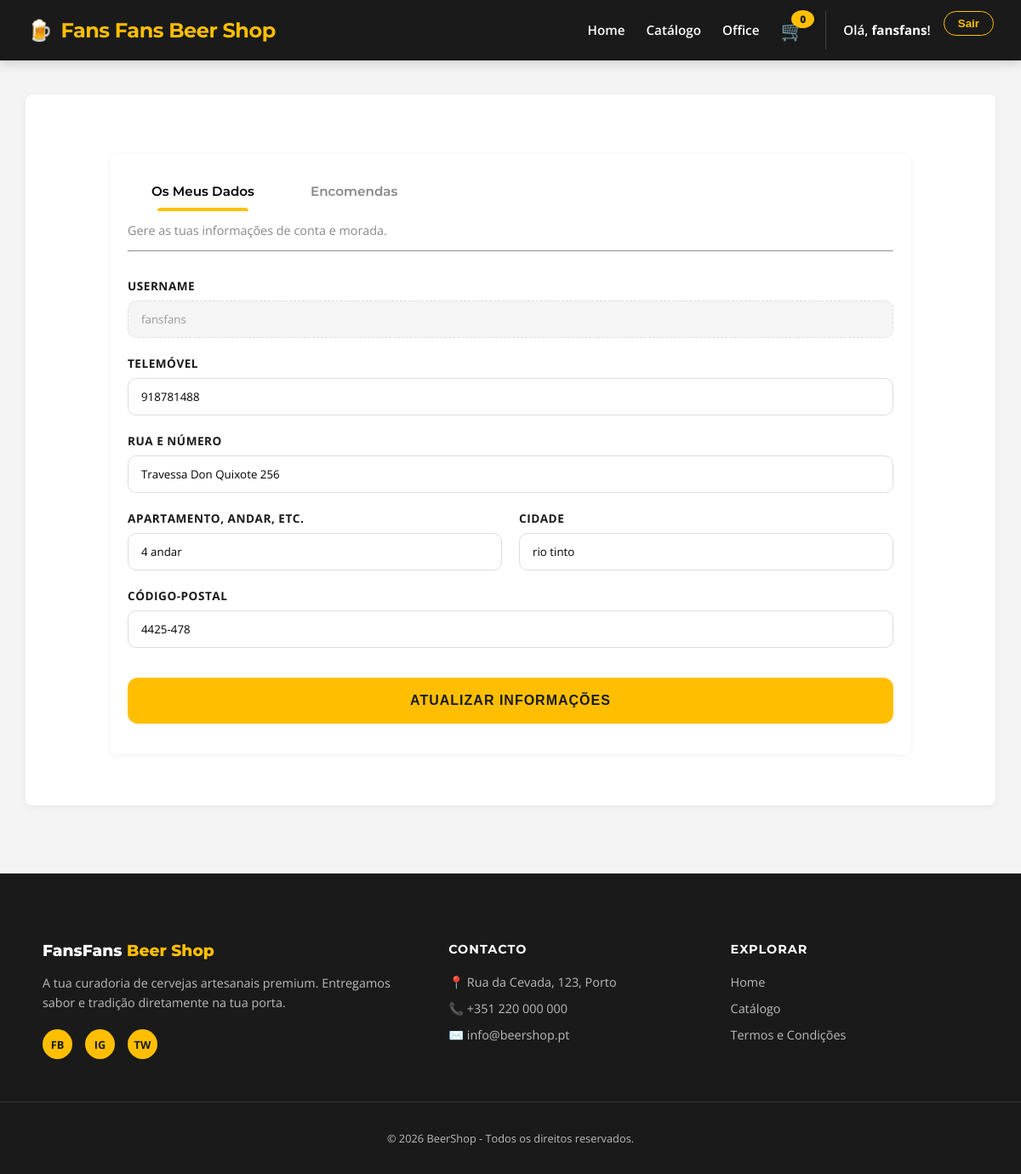
/accounts/profile/ (signed in), run on the app's committed database.
### accounts/models.py (models this page shows, shortened)
class Profile(models.Model):
    user = models.OneToOneField(User, on_delete=models.CASCADE)
    phone = models.CharField(max_length=20, blank=True)
    address1 = models.CharField(max_length=200, blank=True)
    address2 = models.CharField(max_length=200, blank=True, verbose_name="Apartamento/Andar")
    city = models.CharField(max_length=100, blank=True)
    zip_code = models.CharField(max_length=20, blank=True)

### accounts/views.py (the view)
# urls.py: path('accounts/profile/', account_views.profile_view, name='profile'),
@login_required
def profile_view(request):
    profile, _ = Profile.objects.get_or_create(user=request.user)
    orders = Order.objects.filter(user=request.user).order_by('-created')
    if request.method == 'POST':
        form = ProfileForm(request.POST, instance=profile)
        if form.is_valid():
            form.save()
            messages.success(request, 'Informação atualizada com sucesso!')
            return redirect('profile')
    else:
        form = ProfileForm(instance=profile)
    return render(request, 'accounts/profile.html', {
        'form': form,
        'profile': profile,
        'orders': orders
    })

### accounts/forms.py
class ProfileForm(forms.ModelForm):
    class Meta:
        model = Profile
        fields = ['phone', 'address1', 'address2', 'city', 'zip_code']
        labels = {
            'phone': 'Telemóvel',
            'address1': 'Rua e Número',
            'address2': 'Apartamento, andar, etc.',
            'city': 'Cidade',
            'zip_code': 'Código-Postal',
        }

### beer_shop/cart.py (called while the page is built)
    def __len__(self):
        return sum(item['qty'] for item in self.cart.values())

### beer_shop/context_processor.py (called while the page is built)
def cart(request):
    return {'cart': Cart(request)}

### templates/accounts/profile.html (shortened to what this page needs)
{% extends 'base.html' %}
{% load static %}
{% block content %}
<div class="container" style="margin-top: 50px; max-width: 900px;">
    <div class="tabs-wrapper" style="display: flex; gap: 10px; margin-bottom: -1px; position: relative; z-index: 1;">
        <button onclick="openTab('dados')" id="btn-dados" class="tab-btn active">Os Meus Dados</button>
        <button onclick="openTab('encomendas')" id="btn-encomendas" class="tab-btn">Encomendas</button>
    </div>
    <div class="profile-main-card">
        <div id="tab-dados" class="tab-content">
            <div class="profile-header">
                <p style="color: #888; font-size: 0.9rem;">Gere as tuas informações de conta e morada.</p>
                <hr>
            </div>
            <form method="POST" class="profile-form">
                <div class="form-grid">
                    <div class="form-group full-width">
                        <label>Username</label>
                        <input type="text" value="{{ request.user.username }}" disabled class="input-disabled">
                    </div>
                    {% for field in form %}
                        <div class="form-group {% if field.name == 'address1' or forloop.first or forloop.last %}full-width{% endif %}">
                            <label for="{{ field.id_for_label }}">{{ field.label }}</label>
                            {{ field }}
                        </div>
                    {% endfor %}
                </div>
                <button type="submit" class="btn-update">ATUALIZAR INFORMAÇÕES</button>
            </form>
        </div>
    </div>
</div>
{% endblock %}

### templates/base.html (shortened to what this page needs)
{% load static %}
<link rel="stylesheet" href="{% static 'css/style.css' %}">
<!DOCTYPE html>
<html lang="pt-PT">
<head>
</head>
<body>
    <nav>
        <a href="{% url 'home' %}" class="nav-brand">
            <span>🍺</span> Fans Fans Beer Shop
        </a>
        <div class="nav-links">
            <a href="{% url 'home' %}">Home</a>
            <a href="{% url 'product_list' %}">Catálogo</a>
            {% if user.is_authenticated and user.is_staff %}
            <a href="{% url 'admin:index' %}">Office</a>
            {% endif %}
            <a href="{% url 'cart_summary' %}" class="nav-cart">
                <span class="cart-icon">🛒</span>
                <span id="cart-qty" class="cart-badge">{{ cart|length }}</span>
            </a>
            <div class="user-section">
                {% if user.is_authenticated %}
                <a href="{% url 'profile' %}" class="welcome-text" style="text-decoration: none;">
                    Olá, <strong>{{ user.username }}</strong>!
                </a>
                <form action="{% url 'logout' %}" method="post" style="display: inline;">
                    <button type="submit" class="btn-logout">Sair</button>
                </form>
            </div>
            {% else %}
            <a href="{% url 'login' %}">Login</a>
            <a href="{% url 'register' %}" class="btn-login">Register</a>
            {% endif %}
        </div>
    </nav>
    <div class="container">
        {% block content %}
        {% endblock %}
    </div>
    <footer class="main-footer">
        <div class="footer-container">
            <div class="footer-section">
                <h3 class="footer-logo">FansFans <span>Beer Shop</span></h3>
                <p>A tua curadoria de cervejas artesanais premium. Entregamos sabor e tradição diretamente na tua porta.
                </p>
                <div class="social-icons">
                    <a href="#">FB</a>
                    <a href="#">IG</a>
                    <a href="#">TW</a>
                </div>
            </div>
            <div class="footer-section">
                <h4>Contacto</h4>
                <ul>
                    <li>📍 Rua da Cevada, 123, Porto</li>
                    <li>📞 +351 220 000 000</li>
                    <li>✉️ info@beershop.pt</li>
                </ul>
            </div>
            <div class="footer-section">
                <h4>Explorar</h4>
                <ul>
                    <li><a href="{% url 'home' %}">Home</a></li>
                    <li><a href="{% url 'product_list' %}">Catálogo</a></li>
                    <li><a href="#">Termos e Condições</a></li>
                </ul>
            </div>
        </div>
        <div class="footer-bottom">
            <p>&copy; 2026 BeerShop - Todos os direitos reservados.</p>
        </div>
    </footer>
</body>
</html>

### templates/base.html (style rules this page uses)
:root { --amber: #FFBF00; --dark-coal: #1A1A1A; --soft-white: #F4F4F4; --transition: all 0.3s ease; }
body { margin: 0; font-family: 'Open Sans', sans-serif; background-color: var(--soft-white); }
nav { background: var(--dark-coal); padding: 0.8rem 2rem; display: flex; justify-content: space-between; align-items: center; box-shadow: 0 4px 12px rgba(0, 0, 0, 0.15); position: sticky; top: 0; z-index: 1000; }
.nav-brand { font-family: 'Montserrat', sans-serif; font-size: 1.5rem; font-weight: 700; color: var(--amber); text-decoration: none; display: flex; align-items: center; gap: 10px; }
.nav-links { display: flex; align-items: center; gap: 25px; }
.nav-links a { color: white; text-decoration: none; font-weight: 600; font-size: 0.95rem; transition: var(--transition); }
.user-section { display: flex; align-items: center; gap: 15px; padding-left: 20px; border-left: 1px solid #444; }
.welcome-text { color: #bbb; font-size: 0.85rem; }
.welcome-text strong { color: white; }
.btn-logout { background: transparent; border: 1px solid var(--amber); color: var(--amber); padding: 6px 16px; border-radius: 20px; cursor: pointer; font-weight: bold; transition: var(--transition); }
.container { max-width: 1100px; margin: 40px auto; padding: 20px; background: white; border-radius: 8px; box-shadow: 0 2px 10px rgba(0, 0, 0, 0.05); min-height: 80vh; }
.nav-cart { position: relative; display: flex; align-items: center; text-decoration: none; transition: var(--transition); }
.cart-icon { font-size: 1.4rem; }
.cart-badge { position: absolute; top: -8px; right: -12px; background: var(--amber); color: var(--dark-coal); font-size: 0.75rem; font-weight: 800; padding: 2px 6px; border-radius: 50%; min-width: 15px; text-align: center; box-shadow: 0 2px 5px rgba(0, 0, 0, 0.2); }
.nav-links, .user-section { list-style: none; text-decoration: none; }
.welcome-text strong { color: white; border-bottom: 1px solid transparent; transition: var(--transition); }

### data on the page
Profile: form "918781488" "Travessa Don Quixote 256" "4 andar" "rio tinto" "4425-478"

### other printed values
{{ cart|length }} "0"
{{ user.username }} "fansfans"
{{ field.label }} "TELEMÓVEL" "RUA E NÚMERO" "APARTAMENTO, ANDAR, ETC." "CIDADE" "CÓDIGO-POSTAL"
